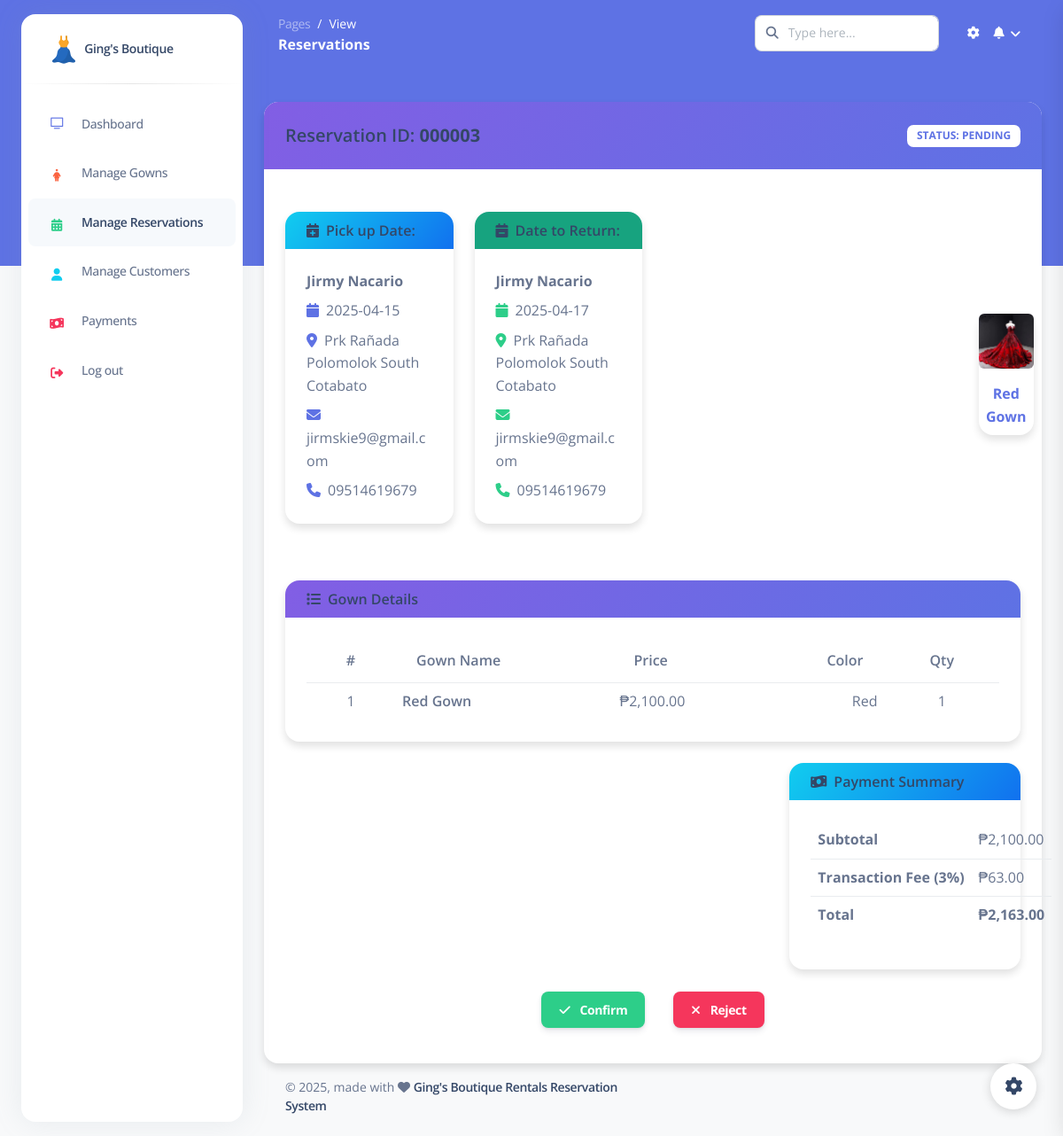
The app's page /pages/view_reservation.php?reservation_id=3 (signed in) with its own data.
### tables this page shows
CREATE TABLE `reservations` (
  `reservation_id` int(11) NOT NULL,
  `customer_id` int(11) DEFAULT NULL,
  `gown_id` int(11) DEFAULT NULL,
  `start_date` date NOT NULL,
  `end_date` date NOT NULL,
  `status` enum('pending','confirmed','completed','canceled','tosig') DEFAULT 'pending',
  `total_price` decimal(10,2) NOT NULL,
  `payment_status` enum('unpaid','paid','partial') DEFAULT 'unpaid',
  `created_at` timestamp NOT NULL DEFAULT current_timestamp()
);

CREATE TABLE `users` (
  `user_id` int(11) NOT NULL,
  `full_name` varchar(100) NOT NULL,
  `email` varchar(100) NOT NULL,
  `password` varchar(255) NOT NULL,
  `phone_number` varchar(15) DEFAULT NULL,
  `address` text DEFAULT NULL,
  `created_at` timestamp NOT NULL DEFAULT current_timestamp(),
  `user_type` varchar(60) DEFAULT NULL,
  `profile` varchar(200) NOT NULL,
  `otp` varchar(100) NOT NULL,
  `status` varchar(40) NOT NULL
);

CREATE TABLE `gowns` (
  `gown_id` int(11) NOT NULL,
  `name` varchar(100) NOT NULL,
  `category` varchar(60) NOT NULL DEFAULT 'wedding',
  `size` varchar(10) NOT NULL,
  `color` varchar(50) DEFAULT NULL,
  `price` decimal(10,2) NOT NULL,
  `availability_status` enum('available','rented','maintenance') DEFAULT 'available',
  `main_image` varchar(255) DEFAULT NULL,
  `img1` varchar(255) NOT NULL,
  `img2` varchar(255) NOT NULL,
  `img3` varchar(255) NOT NULL,
  `description` text DEFAULT NULL,
  `created_at` timestamp NOT NULL DEFAULT current_timestamp()
);

### pages/view_reservation.php (the view, shortened to what the rows shown need)
<?php
include ('process/config.php');
?>
<!DOCTYPE html>
<html lang="en">
  <?php include ('header.php'); ?>
</head>
<body class="g-sidenav-show   bg-gray-100">
  <main class="main-content position-relative border-radius-lg ">
                <?php
                $sql = "SELECT * FROM notifications WHERE type = 'admin' ORDER BY date_time DESC";
                $res = $conn->query($sql);
                if ($res->num_rows > 0) {
                  while ($row = $res->fetch_assoc()) {
                    $formatted_date_time = date('F j, Y, g:i a', strtotime($row['date_time']));
                    ?>
                        <li class="mb-2">
                            <a class="dropdown-item border-radius-md" href="javascript:;">
                                <div class="d-flex py-1">
                                    <div class="my-auto">
                                        <img src="images/email.png" class="avatar avatar-sm me-3">
                                    </div>
                                    <div class="d-flex flex-column justify-content-center">
                                        <h6 class="text-sm font-weight-normal mb-1">
                                            <span class=""><?php echo $row['content']; ?></span>
                                        </h6>
                                        <p class="text-xs text-secondary mb-0">
                                            <i class="fa fa-clock me-1"></i>
                                            <?php echo $formatted_date_time; ?>
                                        </p>
                                    </div>
                                </div>
                            </a>
                        </li>
                        <?php
                  }
                } else {
                  echo '<li class="mb-2">No notifications available.</li>';
                }
                ?>
    <?php
    if (isset($_GET['reservation_id'])) {
      $reservation_id = (int) $_GET['reservation_id'];
      $sql = 'SELECT r.gown_id, r.status, r.start_date, r.end_date, r.status, r.payment_status,
                        r.customer_id, u.full_name, u.address, u.email, u.phone_number, g.name, g.color,
                        g.main_image, g.price FROM reservations r JOIN users u ON r.customer_id =
                        u.user_id JOIN gowns g ON r.gown_id = g.gown_id WHERE reservation_id = ?';
      $stmt = $conn->prepare($sql);
      $stmt->bind_param('i', $reservation_id);
      $stmt->execute();
      $result = $stmt->get_result();
      if ($result->num_rows > 0) {
        $row = $result->fetch_assoc();
      }
    }
    ?>
    <div class="container-fluid py-4">
    <div class="row">
        <div class="col-12">
        <div class="card mt-3 shadow-sm">
                            <div class="card-header bg-gradient-primary text-white">
                                <div class="d-flex justify-content-between align-items-center">
                                    <div>
                                        <span class="badge bg-white text-primary">
                                            <strong>Status:</strong> <?php echo htmlspecialchars($row['status']) ?>
                                        </span>
                                    </div>
                                </div>
                            </div>
                            <div class="card-body">
                                <div class="row mb-5">
                                    <div class="mt-4 col-xl-3 col-lg-3 col-md-6 col-sm-12">
                                        <div class="card shadow-sm mb-3">
                                            <div class="card-body">
                                                <div class="mb-2"> <strong><?php echo htmlspecialchars($row['full_name']) ?></strong> </div>
                                                <div class="mb-2"><i class="fa fa-calendar me-2 text-primary"></i><?php echo htmlspecialchars($row['start_date']) ?></div>
                                                <div class="mb-2"><i class="fa fa-map-marker-alt me-2 text-primary"></i><?php echo htmlspecialchars($row['address']) ?></div>
                                                <div class="mb-2"><i class="fa fa-envelope me-2 text-primary"></i><?php echo htmlspecialchars($row['email']) ?></div>
                                                <div><i class="fa fa-phone me-2 text-primary"></i><?php echo htmlspecialchars($row['phone_number']) ?></div>
                                            </div>
                                        </div>
                                    </div>
                                    <div class="mt-4 col-xl-3 col-lg-3 col-md-6 col-sm-12">
                                        <div class="card shadow-sm mb-3">
                                            <div class="card-body">
                                                <div class="mb-2"> <strong><?php echo htmlspecialchars($row['full_name']) ?></strong> </div>
                                                <div class="mb-2"><i class="fa fa-calendar me-2 text-success"></i><?php echo htmlspecialchars($row['end_date']) ?></div>
                                                <div class="mb-2"><i class="fa fa-map-marker-alt me-2 text-success"></i><?php echo htmlspecialchars($row['address']) ?></div>
                                                <div class="mb-2"><i class="fa fa-envelope me-2 text-success"></i><?php echo htmlspecialchars($row['email']) ?></div>
                                                <div><i class="fa fa-phone me-2 text-success"></i><?php echo htmlspecialchars($row['phone_number']) ?></div>
                                            </div>
                                        </div>
                                    </div>
                                    <div class="mt-4 col-xl-6 col-lg-6 col-md-12 col-sm-12 d-flex justify-content-lg-end justify-content-md-center justify-content-xs-start">
                                    <div class="row align-items-center">
                                        <div class="col-sm-3 d-flex flex-column align-items-center">
                                            <div class="card shadow-sm">
                                                <img src="<?php echo htmlspecialchars(str_replace('../', '', $row['main_image'])); ?>" alt="" class="img-fluid rounded mb-2" style="max-height: 150px; object-fit: cover;">
                                                <div class="card-body p-2 text-center">
                                                    <strong class="text-primary"><?php echo htmlspecialchars($row['name']) ?></strong>
                                                </div>
                                            </div>
                                        </div>
                                    </div>
                                </div>
                                </div>
                                <div class="card shadow-sm mb-4">
                                    <div class="card-body">
                                        <div class="table-responsive">
                                            <table class="table table-hover align-items-center mb-0">
                                                <thead>
                                                    <tr>
                                                        <th class="text-center">#</th>
                                                        <th>Gown Name</th>
                                                        <th>Price</th>
                                                        <th class="text-end">Color</th>
                                                        <th class="text-center">Qty</th>
                                                    </tr>
                                                </thead>
                                                <tbody>
                                                    <tr>
                                                        <td class="text-center">1</td>
                                                        <td class="font-weight-bold"><?php echo htmlspecialchars($row['name']) ?></td>
                                                        <td>₱<?php echo number_format(htmlspecialchars($row['price']), 2) ?></td>
                                                        <td class="text-end"><?php echo htmlspecialchars($row['color']) ?></td>
                                                        <td class="text-center">1</td>
                                                    </tr>
                                                </tbody>
                                            </table>
                                        </div>
                                    </div>
                                </div>
                                <div class="row">
                                    <div class="col-lg-4 col-sm-5 ms-auto">
                                        <div class="card shadow-sm">
                                            <div class="card-body">
                                                <table class="table table-clear">
                                                    <tbody>
                                                        <tr>
                                                            <td class="left"><strong>Subtotal</strong></td>
                                                            <td class="right">₱<?php echo number_format(htmlspecialchars($row['price']), 2) ?></td>
                                                        </tr>
                                                        <?php
                                                        $price = htmlspecialchars($row['price']);
                                                        $transactionFee = $price * 0.03;
                                                        $totalPrice = $price + $transactionFee;
                                                        $added = $totalPrice - $price;
                                                        ?>
                                                        <tr>
                                                            <td class="left"><strong>Transaction Fee (3%)</strong></td>
                                                            <td class="right">₱<?php echo number_format($added, 2) ?></td>
                                                        </tr>
                                                        <tr>
                                                            <td class="right"><strong>₱<?php echo number_format($totalPrice, 2); ?></strong></td>
                                                        </tr>
                                                    </tbody>
                                                </table>
                                            </div>
                                        </div>
                                    </div>
                                </div>
                                <br>
                            </div>
                        </div>
        </div>
    </div>
  </main>
</body>
</html>

### records on screen
reservations: status "PENDING", customer.full_name "Jirmy Nacario", start_date "2025-04-15", customer.address "Prk Rañada Polomolok South Cotabato", customer.email "jirmskie9@gmail.com", customer.phone_number "09514619679", end_date "2025-04-17", gown.main_image (picture), gown.name "Red Gown", gown.price "2,100.00", gown.color "Red", gown.price "63.00", gown.price "2,163.00"

### other values on screen
$reservation_id "3"
